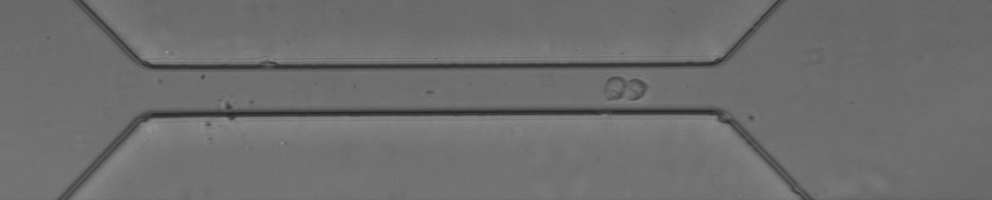
#> input picture Test_images/In focus/0066.tiff, 992 x 200 px, found by its file name; the run also reads 1 picture not shown here
$ python test.py
#> lines starting #> are read from the running program, lines starting #| are printed output that depends on the picture; after the words box and inside, x2 and y2 are one past the last pixel; in counts of white or black regions, pixels touching at a corner belong together; long printed decimals are rounded; pictures that were not available may be replaced by others from this repository, and a replacement may not be noted
import cv2
import numpy as np
import math
import time

start_time = time.time() #測量時間(起點)

img = cv2.imread('Test_images/Slight under focus/0066.tiff', cv2.IMREAD_GRAYSCALE) #以灰階模式讀取圖片
#> img is the input picture: shape (200, 992); min 39, max 150, mean 109.5
background = cv2.imread('Test_images/Slight under focus/background.tiff', cv2.IMREAD_GRAYSCALE) #以灰階模式讀取背景

blur_img = cv2.GaussianBlur(img, (3, 3), 0) #圖片模糊化
blur_background = cv2.GaussianBlur(background, (3, 3), 0) #背景模糊化

substract = cv2.subtract(blur_background, blur_img) #減去背景
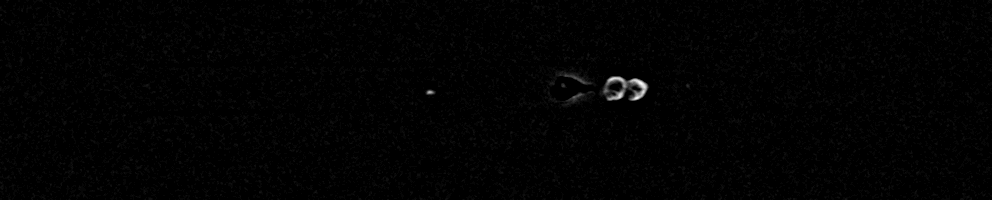
#> substract: shape (200, 992); min 0, max 34, mean 0.3; drawn with min black and max white

ret, binary = cv2.threshold(substract, 10, 255, cv2.THRESH_BINARY) #進行二值化
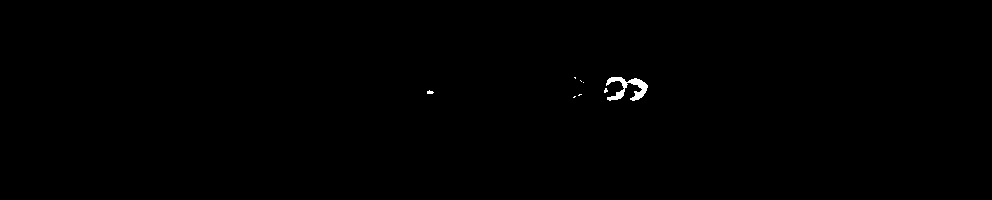
#> binary: shape (200, 992); 0.24% white; 8 white regions (6 under 20 px), largest, box (x1, y1, x2, y2) and area: (606, 77, 648, 101) 437, (427, 90, 434, 94) 20

kernel = cv2.getStructuringElement(cv2.MORPH_CROSS, (3, 3)) #進行膨脹侵蝕
erode1 = cv2.erode(binary, kernel)
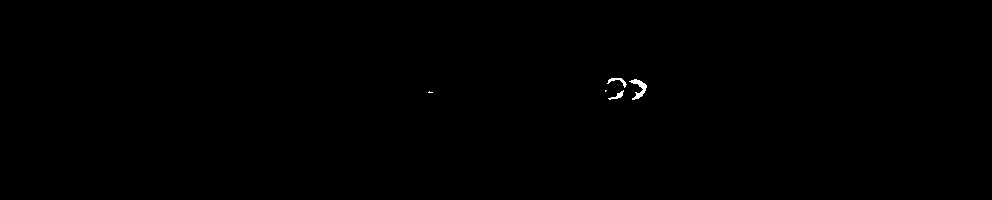
#> erode1: shape (200, 992); 0.14% white; 5 white regions (2 under 20 px), largest, box (x1, y1, x2, y2) and area: (629, 79, 647, 100) 146, (607, 78, 627, 88) 64, (608, 90, 624, 100) 53
dilate1 = cv2.dilate(erode1, kernel)
#> dilate1: shape (200, 992); 0.23% white; 4 white regions (2 under 20 px), largest, box (x1, y1, x2, y2) and area: (628, 78, 648, 101) 218, (606, 77, 628, 101) 206
dilate2 = cv2.dilate(dilate1, kernel)
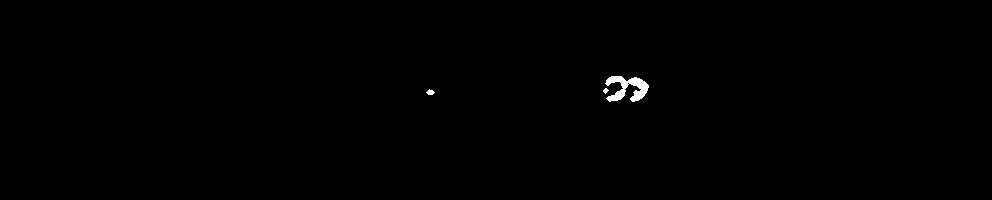
#> dilate2: shape (200, 992); 0.33% white; 3 white regions, box (x1, y1, x2, y2) and area: (605, 76, 649, 102) 595, (426, 89, 435, 95) 34, (603, 88, 609, 94) 21
erode2 = cv2.erode(dilate2, kernel)
#> erode2: shape (200, 992); 0.23% white; 3 white regions (2 under 20 px), largest, box (x1, y1, x2, y2) and area: (606, 77, 648, 101) 427

edge = cv2.Canny(erode2, 50, 150) #Canny邊緣檢測
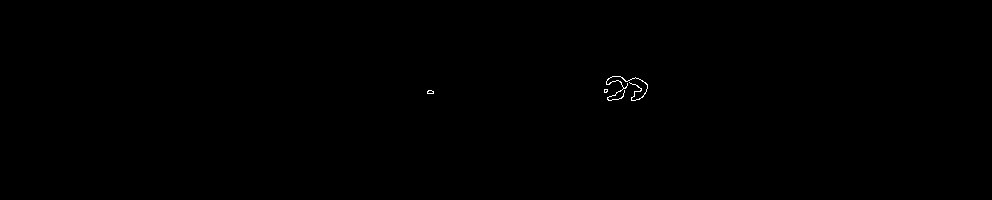
#> edge: shape (200, 992); 0.11% white in thin lines or dots, all inside (x1, y1, x2, y2) = (427, 76, 648, 101)

contours,hierarchy = cv2.findContours(edge, cv2.RETR_TREE, cv2.CHAIN_APPROX_SIMPLE) #找輪廓
#> contours = 5 contours, 4 with area under 20; largest, box (x1, y1, x2, y2) and area: (606, 76, 648, 101) 31

if contours:
    cnt = contours[0]
#> cnt = [[428, 90], [427, 91], [427, 93], [433, 93], [433, 91], [432, 91], [431, 90]]

    area = cv2.contourArea(cnt) #計算輪廓面積
#> area = 16
    perimeter = cv2.arcLength(cnt, True) #計算輪廓周長
#> perimeter = 16.83
    circularity = float(2 * math.sqrt((math.pi) * area)) / perimeter #計算circularity
#> circularity = 0.843
    deformation = 1 - circularity #計算Deformability
#> deformation = 0.157

    print('Deformability: ', deformation)
#| Deformability:  0.1574

draw_image = np.zeros_like(img) #將輪廓繪製於此塗上

contour_image = cv2.drawContours(draw_image, contours, -1, (255,255,255), 1) #描繪輪廓

cv2.imshow('Processed image',contour_image)

end_time = time.time() #結束時間
dif_time = end_time - start_time #總執行時長
print('Duration: ', dif_time)

cv2.waitKey(0)
cv2.destroyAllWindows()
